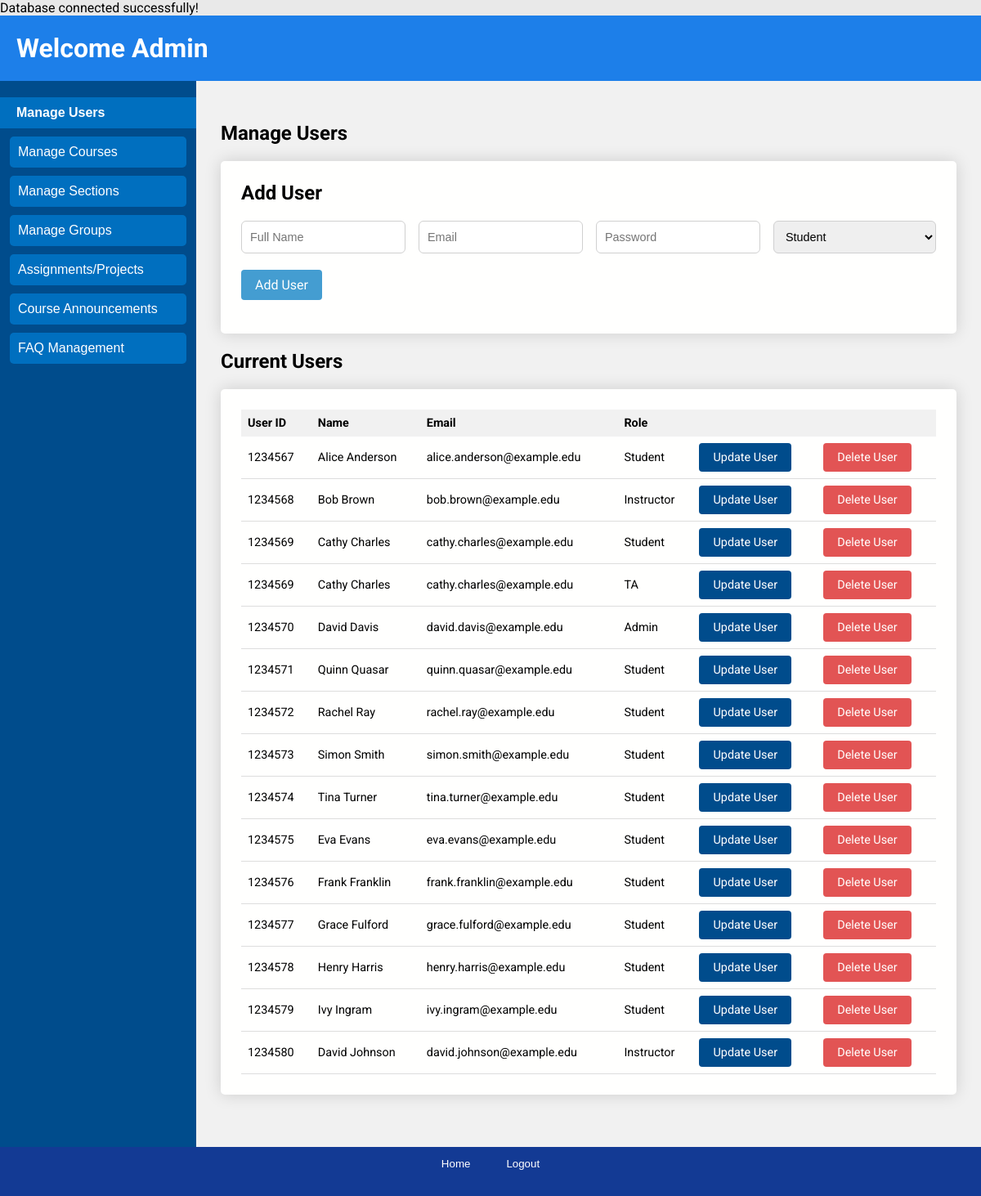
Page /users/admin/manage_user.php on the committed database.
### tables this page shows
CREATE TABLE IF NOT EXISTS `User` (
  UserID BIGINT AUTO_INCREMENT PRIMARY KEY,
  Name VARCHAR(255),
  EmailAddress VARCHAR(255) UNIQUE NOT NULL,
  Password VARCHAR(255) NOT NULL,
  NewUser BOOLEAN DEFAULT FALSE
);

CREATE TABLE IF NOT EXISTS Role (
  RoleID INT AUTO_INCREMENT PRIMARY KEY,
  RoleName VARCHAR(50) UNIQUE NOT NULL
);

### users/admin/manage_user.php (the view, shortened to what this page needs)
<?php
include('../../database.php');
$query = "SELECT `User`.UserID, `User`.Name, `User`.EmailAddress, Role.RoleName FROM `User`
          JOIN UserRole ON `User`.UserID = UserRole.UserID
          JOIN Role ON UserRole.RoleID = Role.RoleID";
$stmt = $pdo->query($query);
$users = [];
while ($row = $stmt->fetch(PDO::FETCH_ASSOC)) {
    $users[] = $row;
}
usort($users, 'compareUsers');
?>
<!DOCTYPE html>
<html lang="en">
<head>
    <link rel="stylesheet" href="../../css/index.css">
</head>
<body>
<div class="page">
        <header class="header">
            <h1>Welcome Admin</h1>
        </header>
        <div class="sidebar">
            <button class="is-selected" onclick="location.href='manage_user.php'">Manage Users</button>
            <button onclick="location.href='manage_courses.php'">Manage Courses</button>
            <button onclick="location.href='manage_sections.php'">Manage Sections</button>
            <button onclick="location.href='manage_groups.php'">Manage Groups</button>
            <button onclick="location.href='manage_assignments.php'">Assignments/Projects</button>
            <button onclick="location.href='manage_announcements.php'">Course Announcements</button>
            <button onclick="location.href='manage_faqs.php'">FAQ Management</button>
        </div>
        <main class="main">
            <div class="main-header">
                <h2>Manage Users</h2>
            </div>
            <div id="add-user" class="user-form table-wrapper">
                <h2>Add User</h2>
                <form class="inline-form" method="POST" action="edit_user_endpoint.php">
                    <div>
                        <div class="input-body">
                            <input type="text" name="name" placeholder="Full Name" required />
                            <input type="email" name="email" placeholder="Email" required />
                            <input type="password" name="password" placeholder="Password" required />
                            <select name="role">
                                <option value="1">Student</option>
                            </select>
                        </div>
                    </div>
                    <div>
                        <button class="button is-primary" type="submit">Add User</button>
                    </div>
                </form>
            </div>
            <div class="user-table">
                <h2>Current Users</h2>
                <div class="table-wrapper">
                    <table class="content-table">
                        <thead>
                            <tr>
                                <th>User ID</th>
                                <th>Name</th>
                                <th>Email</th>
                                <th>Role</th>
                                <th></th>
                                <th></th>
                            </tr>
                        </thead>
                        <tbody>
                            <?php foreach ($users as $user): ?>
                                <tr>
                                    <td><?php echo htmlspecialchars($user['UserID']); ?></td>
                                    <td><?php echo htmlspecialchars($user['Name']); ?></td>
                                    <td><?php echo htmlspecialchars($user['EmailAddress']); ?></td>
                                    <td><?php echo htmlspecialchars($user['RoleName']); ?></td>
                                    <td>
                                        <button class="button is-secondary" onclick="openModal('<?php echo $user['UserID']; ?>', '<?php echo htmlspecialchars($user['Name']); ?>', '<?php echo htmlspecialchars($user['EmailAddress']); ?>', '', '<?php echo $user['RoleName']; ?>')">Update User</button>
                                    </td>
                                    <td>
                                        <button class="button is-delete" onclick="confirmDelete(<?php echo $user['UserID']; ?>)">Delete User</button>
                                    </td>
                                </tr>
                            <?php endforeach; ?>
                        </tbody>
                    </table>
                </div>
            </div>
        </main>
        <footer class="footer">
            <button onclick="location.href='../home.php'">Home</button>
            <button onclick="location.href='../../logout.php'">Logout</button>
        </footer>
    </div>
</body>
</html>

### css/global.css (style rules this page uses)
:root { --white: #fffffe; --red10: #e25454; --red20: #cb4c4c; --green10: #75bb45; --green20: #68a83e; --blue10: #78C0E0; --blue20: #449DD1; --blue25: #3a83ad; --blue30: #192BC2; --blue40: #004C8C; --blue45: #013763; --blue50: #150578; --blue60: #0E0E52; --button: 500 0.875rem/1rem Roboto; }

### css/home.css (style rules this page uses)
body { font-family: "Roboto", Arial, sans-serif; margin: 0; background-color: #e9e9e9; }
.page { display: grid; grid-template-columns: 20% 1fr; grid-template-rows: 80px 1fr 60px; block-size: 100vh; grid-template-areas: "header header" "sidebar main" "footer footer"; }
.page .header { grid-area: header; background-color: #0e78eaed; color: white; padding-left: 20px; }
.page .sidebar { grid-area: sidebar; background-color: #004c8c; display: flex; flex-direction: column; align-items: center; gap: 10px; padding-top: 20px; }
.sidebar button { display: block; width: 90%; padding: 10px; font-size: 16px; color: white; background-color: #006fbf; border: none; border-radius: 5px; cursor: pointer; text-align: left; }
.sidebar button.is-selected { display: block; width: 100%; padding: 10px; padding-left: 20px; font-size: 16px; font-weight: 600; color: white; background-color: #006fbf; border: none; border-radius: 0; cursor: pointer; text-align: left; }
.page .main { grid-area: main; padding: 30px; background-color: #f1f1f1; overflow-y: auto; }
.page .footer { grid-area: footer; background-color: #133a94; color: white; padding: 10px; text-align: center; }
.footer button { background: none; border: none; color: white; padding: 1px 20px; cursor: pointer; }

### css/login.css (style rules this page uses)
body { font-family: "Roboto", Arial, sans-serif; margin: 0 ; }

### css/button.css (style rules this page uses)
.button { border: 1px solid transparent; padding-inline: 1rem; padding-block: .5rem; display: inline-block; font: var(--button-button); text-decoration: none; cursor: pointer; color: currentColor; background: transparent; border-radius: .25rem; }
.button.is-primary { background: var(--blue20); color: var(--white); }
.button.is-secondary { background: var(--blue40); color: var(--white); }
.button.is-delete { background: var(--red10); color: var(--white); }

### css/table.css (style rules this page uses)
.table-wrapper { padding: 25px; background: var(--white); box-shadow: 0 0 20px rgba(0, 0, 0, 0.15); border-radius: 5px; min-width: 600px; margin-block-end: 15px; }
.table-wrapper h2 { margin-block-start: 0; }
.content-table { border-collapse: collapse; font-size: 0.9em; min-width: 400px; width: 100%; }
.content-table thead th { background-color: #f1f1f1; }
.content-table thead tr { text-align: left; }
.content-table th, .content-table td { padding: .5rem; }
.content-table tbody tr { border-bottom: 1px solid #dddddd; }

### css/form.css (style rules this page uses)
.inline-form { display: flex; flex-direction: column; gap: 20px; }
.inline-form input { border: 1px solid #d0d0d0; border-radius: 6px; padding-inline-start: 10px; font-size: 0.9rem; }
.inline-form select { height: 40px; border: 1px solid #d0d0d0; border-radius: 6px; padding-inline-start: 10px; font-size: 0.9rem; }
.input-body, .label-input-body { display: flex; gap: 1rem; flex-wrap: wrap; }
.input-body input, .input-body select { flex: 1; }

### rows in the picture
user: UserID "1234567", Name "Alice Anderson", EmailAddress "alice.anderson@example.edu", role.RoleName "Student"
user: UserID "1234568", Name "Bob Brown", EmailAddress "bob.brown@example.edu", role.RoleName "Instructor"
user: UserID "1234569", Name "Cathy Charles", EmailAddress "cathy.charles@example.edu", role.RoleName "Student", role.RoleName "TA"
user: UserID "1234570", Name "David Davis", EmailAddress "david.davis@example.edu", role.RoleName "Admin"
user: UserID "1234571", Name "Quinn Quasar", EmailAddress "quinn.quasar@example.edu", role.RoleName "Student"
user: UserID "1234572", Name "Rachel Ray", EmailAddress "rachel.ray@example.edu", role.RoleName "Student"
user: UserID "1234573", Name "Simon Smith", EmailAddress "simon.smith@example.edu", role.RoleName "Student"
user: UserID "1234574", Name "Tina Turner", EmailAddress "tina.turner@example.edu", role.RoleName "Student"
user: UserID "1234575", Name "Eva Evans", EmailAddress "eva.evans@example.edu", role.RoleName "Student"
user: UserID "1234576", Name "Frank Franklin", EmailAddress "frank.franklin@example.edu", role.RoleName "Student"
user: UserID "1234577", Name "Grace Fulford", EmailAddress "grace.fulford@example.edu", role.RoleName "Student"
user: UserID "1234578", Name "Henry Harris", EmailAddress "henry.harris@example.edu", role.RoleName "Student"
user: UserID "1234579", Name "Ivy Ingram", EmailAddress "ivy.ingram@example.edu", role.RoleName "Student"
user: UserID "1234580", Name "David Johnson", EmailAddress "david.johnson@example.edu", role.RoleName "Instructor"
